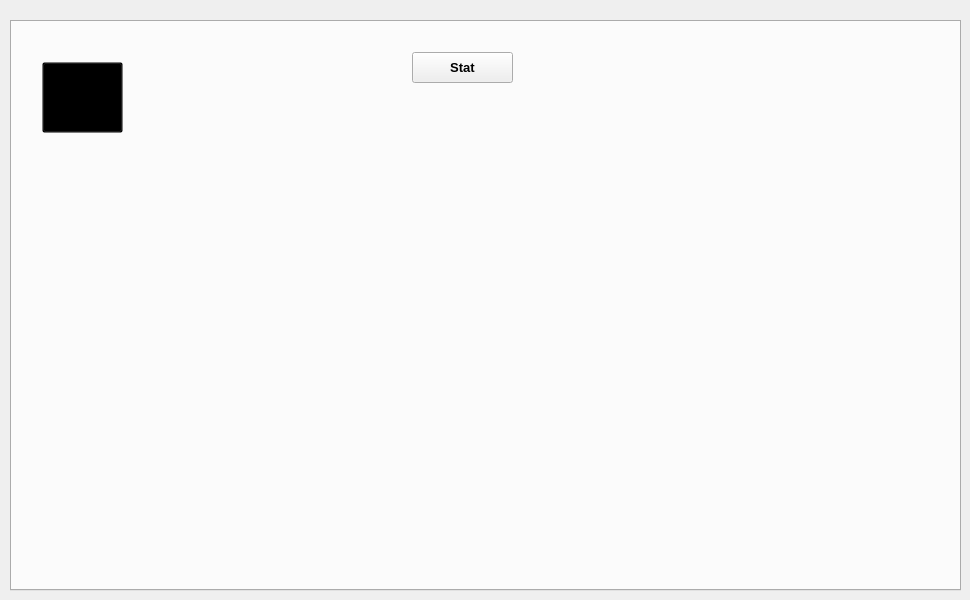
     <widget class="QWidget" name="tab_89">
      <attribute name="title">
       <string>statistiques produits vendus</string>
      </attribute>
      <widget class="QTabWidget" name="tabWidget_23">
       <property name="geometry">
        <rect>
         <x>10</x>
         <y>20</y>
         <width>951</width>
         <height>571</height>
        </rect>
       </property>
       <property name="font">
        <font>
         <pointsize>10</pointsize>
         <weight>75</weight>
         <bold>true</bold>
        </font>
       </property>
       <property name="tabShape">
        <enum>QTabWidget::Triangular</enum>
       </property>
       <property name="currentIndex">
        <number>0</number>
       </property>
       <property name="tabBarAutoHide">
        <bool>true</bool>
       </property>
       <widget class="QWidget" name="tab_90">
        <attribute name="title">
         <string>Statistique</string>
        </attribute>
        <widget class="QPushButton" name="pushButton_6">
         <property name="geometry">
          <rect>
           <x>30</x>
           <y>40</y>
           <width>81</width>
           <height>71</height>
          </rect>
         </property>
         <property name="font">
          <font>
           <pointsize>-1</pointsize>
           <weight>75</weight>
           <bold>true</bold>
          </font>
         </property>
         <property name="styleSheet">
          <string notr="true">background-color: transparent;

color: rgb(255, 255, 255);</string>
         </property>
         <property name="text">
          <string/>
         </property>
        </widget>
        <widget class="QCustomPlot" name="customPlot_2" native="true">
         <property name="geometry">
          <rect>
           <x>30</x>
           <y>150</y>
           <width>371</width>
           <height>281</height>
          </rect>
         </property>
        </widget>
        <widget class="QLabel" name="label_200">
         <property name="geometry">
          <rect>
           <x>30</x>
           <y>40</y>
           <width>71</width>
           <height>81</height>
          </rect>
         </property>
         <property name="styleSheet">
          <string notr="true">background-color: transparent;</string>
         </property>
         <property name="text">
          <string/>
         </property>
         <property name="pixmap">
          <pixmap>../../Desktop/Nouveau dossier (2)/Downloads/Desktop/design/stat.png</pixmap>
         </property>
        </widget>
        <widget class="QCustomPlot" name="plot" native="true">
         <property name="geometry">
          <rect>
           <x>410</x>
           <y>130</y>
           <width>461</width>
           <height>301</height>
          </rect>
         </property>
         <widget class="QLabel" name="label_194">
          <property name="geometry">
           <rect>
            <x>-480</x>
            <y>-260</y>
            <width>901</width>
            <height>661</height>
           </rect>
          </property>
          <property name="text">
           <string/>
          </property>
          <property name="pixmap">
           <pixmap>../../Desktop/Nouveau dossier (2)/Khaled Ben Rejeb/Desktop/barbousa/1 (6).png</pixmap>
          </property>
          <property name="scaledContents">
           <bool>true</bool>
          </property>
         </widget>
        </widget>
        <widget class="QPushButton" name="pushButton_7">
         <property name="geometry">
          <rect>
           <x>400</x>
           <y>30</y>
           <width>101</width>
           <height>31</height>
          </rect>
         </property>
         <property name="text">
          <string>Stat</string>
         </property>
        </widget>
        <zorder>pushButton_6</zorder>
        <zorder>customPlot_2</zorder>
        <zorder>pushButton_7</zorder>
        <zorder>label_200</zorder>
        <zorder>plot</zorder>
       </widget>
      </widget>
     </widget>
